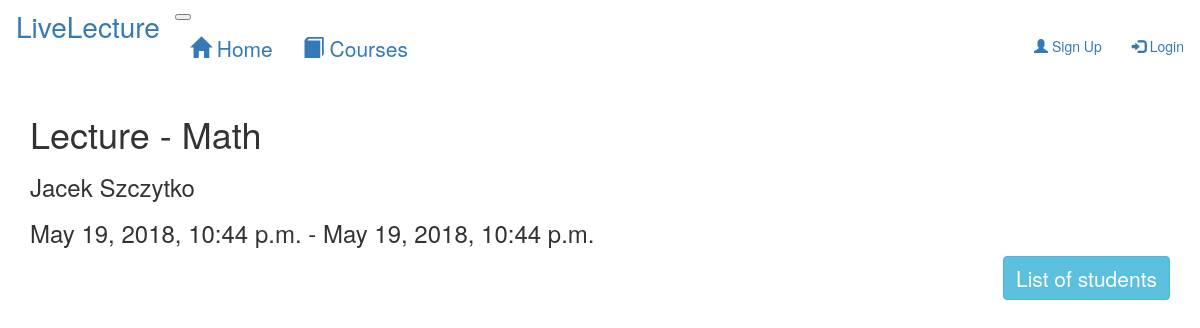
The page /lecture/9 on the database its author committed.
### LiveLecture/models.py (models this page shows, shortened)
class Lecture(models.Model):
    lecturer = models.ForeignKey(User, on_delete=models.CASCADE)
    name = models.CharField(max_length=50, unique=True)
    description = models.CharField(max_length=500)
    max_students = models.IntegerField()
    startTime = models.DateTimeField(default=datetime.now())
    endTime = models.DateTimeField(default=datetime.now())

class User(AbstractUser):
    first_name = models.CharField(max_length=20)
    last_name = models.CharField(max_length=20)
    is_lecturer = models.NullBooleanField()

### LiveLecture/views.py (the view)
# urls.py: path('lecture/<int:pk>',views.lecture, name='lecture'),
def lecture(request, pk):
    template = loader.get_template('LiveLecture/lecture.html')
    lecture = Lecture.objects.filter(pk=pk)[0]
    if lecture is None:
        raise ValueError("There is no lecture with this pk!")
    substriptions = Subscription.objects.filter(lecture=lecture)
    students = []
    for substription in substriptions:
        students.append(substription.student)
    messages = Messages.objects.filter(lecture=lecture).order_by('-likes')
    context = {'lecture': lecture, 'students': students, 'messages' : messages}
    return render(request, 'LiveLecture/lecture.html', context)

### LiveLecture/templates/LiveLecture/lecture.html (shortened to what this page needs)
{% extends 'LiveLecture/base.html' %}
{% block content %}
    <h1 class="mt-5">Lecture - {{ lecture.name }}</h1>
    <h3 class="mt-3">{{ lecture.lecturer.first_name }} {{ lecture.lecturer.last_name }}</h3>
    <h3 class="mt-5">{{ lecture.startTime }} - {{ lecture.endTime }}</h3>
    <div class="form-row text-right margin mt-5">
        <button type="button" class="btn btn-info" data-toggle="collapse" data-target="#list" style="font-size: 1.5em">
            List of students
        </button>
    </div>
{% endblock %}

### rows shown on the page
Lecture: name "Math", lecturer.first_name "Jacek", lecturer.last_name "Szczytko", startTime "May 19, 2018, 10:44 p.m.", endTime "May 19, 2018, 10:44 p.m."
